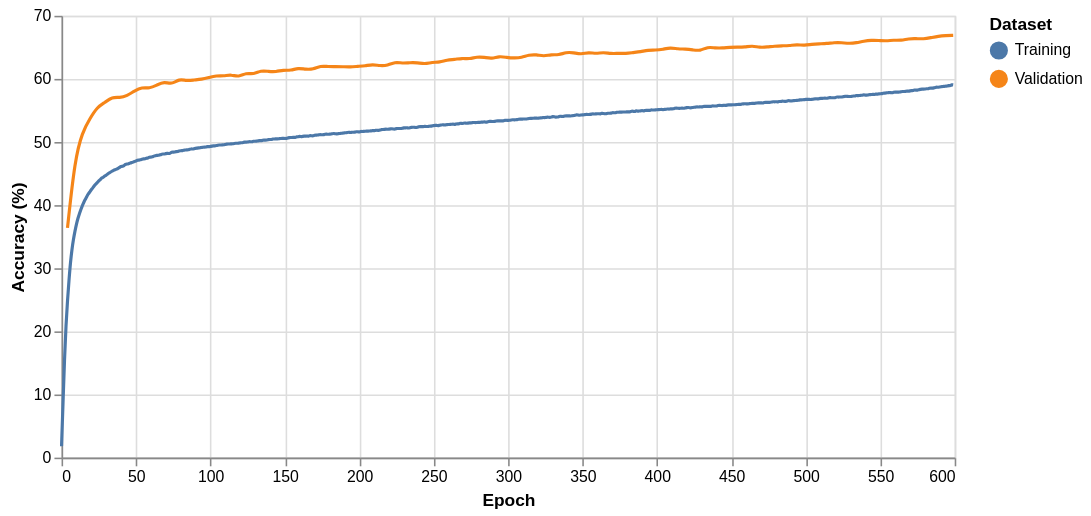

Source (Vega-Lite JSON):
### Vega-Lite specification from a JSON file in a GitHub repository (floating-point values rounded to 4 significant figures; data arrays with more than 128 entries replaced by an {"elided": "..."} marker saying what was removed)
{"config": {"view": {"continuousWidth": 400, "continuousHeight": 300}}, "layer": [{"mark": {"type": "line", "interpolate": "basis"}, "encoding": {"color": {"type": "nominal", "field": "label", "title": "Dataset"}, "x": {"type": "quantitative", "field": "Step", "title": "Epoch"}, "y": {"type": "quantitative", "field": "Value", "title": "Accuracy (%)"}}}, {"mark": "point", "encoding": {"opacity": {"value": 0}, "x": {"type": "quantitative", "field": "Step"}}, "selection": {"selector012": {"type": "single", "nearest": true, "on": "mouseover", "fields": ["Step"], "empty": "none"}}}, {"mark": "point", "encoding": {"color": {"type": "nominal", "field": "label", "title": "Dataset"}, "opacity": {"condition": {"value": 1, "selection": "selector012"}, "value": 0}, "x": {"type": "quantitative", "field": "Step", "title": "Epoch"}, "y": {"type": "quantitative", "field": "Value", "title": "Accuracy (%)"}}}, {"mark": {"type": "rule", "color": "gray"}, "encoding": {"x": {"type": "quantitative", "field": "Step"}}, "transform": [{"filter": {"selection": "selector012"}}]}, {"mark": {"type": "text", "align": "left", "dx": 5, "dy": -10}, "encoding": {"color": {"type": "nominal", "field": "label", "title": "Dataset"}, "text": {"condition": {"type": "quantitative", "field": "Value", "selection": "selector012"}, "value": " "}, "x": {"type": "quantitative", "field": "Step", "title": "Epoch"}, "y": {"type": "quantitative", "field": "Value", "title": "Accuracy (%)"}}}], "data": {"name": "data-5f420cc877684fc7f2ae662748a71999"}, "height": 280, "width": 566, "$schema": "https://vega.github.io/schema/vega-lite/v4.8.1.json", "datasets": {"data-5f420cc877684fc7f2ae662748a71999": {"elided": "720 records"}}}
